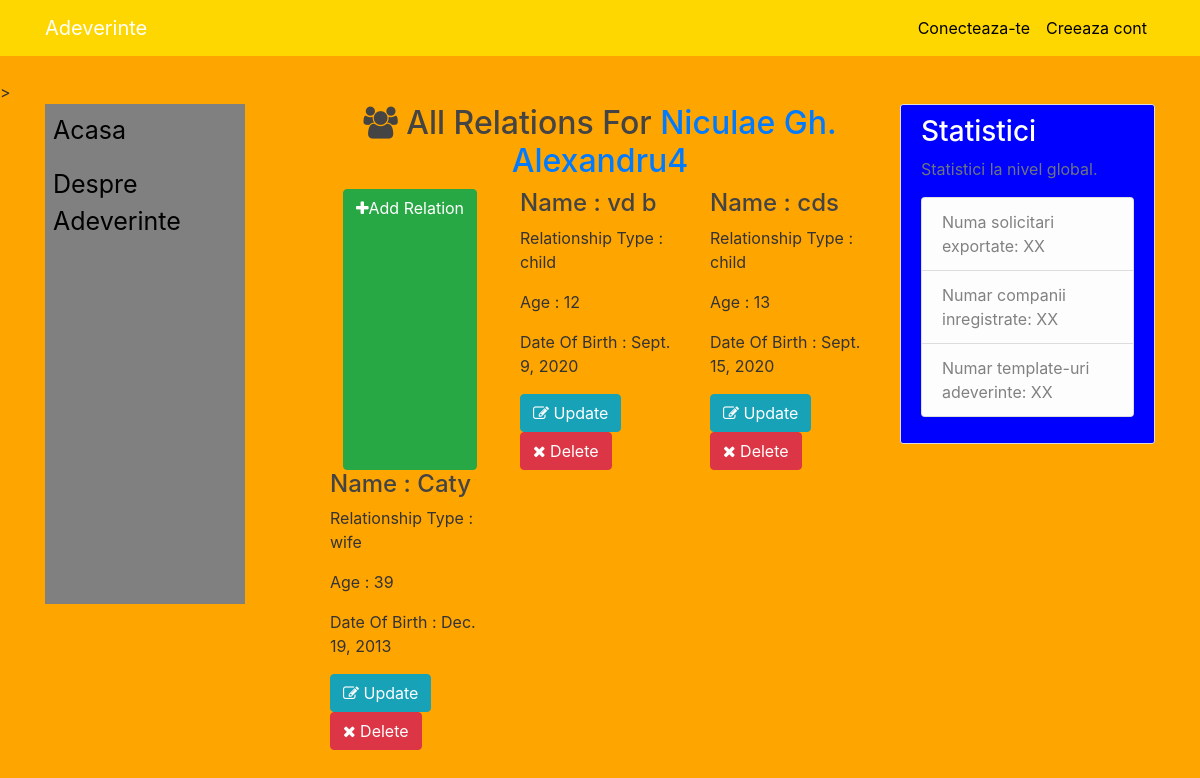
The page /employees/5/relations/ on the database its author committed.
### employee/models.py (models this page shows, shortened)
class Employees(models.Model):
    GENDER_CHOICES = [
        ('Male', 'Male'),
        ('Female', 'Female'),
    ]
    Position_CHOICES = [
        ('Employee', 'Employee'),
        ('Manager', 'Manager'),
        ('CEO', 'CEO'),
    ]
    MARITAL_STATUS_CHOICES = [
        ('Single', 'Single'),
        ('Married', 'Married'),
    ]
    first_name = models.CharField(max_length=255)
    middle_name = models.CharField(max_length=255)
    last_name = models.CharField(max_length=255)
    full_name = models.CharField(max_length=500)
    national_identifier = models.BigIntegerField()
    age = models.PositiveIntegerField()
    gender = models.CharField(choices=GENDER_CHOICES, max_length=25)
    date_of_birth = models.DateField()
    place_of_birth = models.CharField(max_length=255)
    position = models.CharField(choices=Position_CHOICES, max_length=25)
    job = models.CharField(max_length=255, null=True)
    country = models.CharField(max_length=255)
    nationality = models.CharField(max_length=255)
    marital_status = models.CharField(choices=MARITAL_STATUS_CHOICES, max_length=25)
    salary = models.PositiveIntegerField()
    deduction = models.PositiveIntegerField(default=0, null=True)
    earning = models.PositiveIntegerField(default=0, null=True)
    deduction_description = models.TextField(null=True)
    earning_description = models.TextField(null=True)
    activated = models.BooleanField(default=True)
    freeze = models.BooleanField(default=False)
    added = models.DateTimeField(auto_now_add=True)
    updated = models.DateTimeField(auto_now=True)

class Relationship(models.Model):
    RELATIONSHIP_TYPE_CHOICES = [
        ('wife', 'Wife'),
        ('child', 'Child'),
        ('husband', 'Husband'),
    ]
    employee = models.ForeignKey(Employees, on_delete=models.CASCADE)
    relationship_type = models.CharField(choices=RELATIONSHIP_TYPE_CHOICES, max_length=25)
    name = models.CharField(max_length=255)
    age = models.PositiveIntegerField()
    date_of_birth = models.DateField()
    added = models.DateTimeField(auto_now_add=True)
    updated = models.DateTimeField(auto_now=True)

### employee/views.py (the view)
# urls.py: url(r'^(?P<pk>\d+)/relations/$', AllRelationsView.as_view(), name='all-relations'),
class AllRelationsView(ListView):
    template_name = 'employees/all_relations.html'
    def get_queryset(self):
        qs = Relationship.objects.filter(employee_id=self.kwargs['pk']).order_by('-id')
        return qs
    def get_context_data(self, **kwargs):
        context = super(AllRelationsView, self).get_context_data(**kwargs)
        context['title'] = 'All Relations'
        context['name'] = Employees.objects.filter(id=self.kwargs['pk']).first().full_name
        context['id'] = Employees.objects.filter(id=self.kwargs['pk']).first().id
        return context

### employee/templates/employees/all_relations.html (shortened to what this page needs)
{% extends 'main_website/base.html' %}
{% block content %}
    <div class="row">
        <h2 class="text-center"><i class="fa fa-users"></i> {{ title }} For <a href="{% url 'employees:detail' id %}">{{ name }}</a></h2>
        <a href="{% url 'employees:add-relation' id %}" class="btn btn-success btn-raised" style="display: table; margin: 0 auto;">
            <i class="fa fa-plus"></i> Add Relation
        </a>
        <br>
        {% for emp in object_list %}
            <div class="col-sm-4">
            <div class="thumbnail">
              <div class="caption">
                <h4>Name : {{ emp.name }}</h4>
                <p>Relationship Type : {{ emp.relationship_type }}</p>
                <p>Age : {{ emp.age }}</p>
                <p>Date Of Birth : {{ emp.date_of_birth }}</p>
                <a href="{% url 'employees:update-relation' emp.id %}" class="btn btn-info">
                    <i class="fa fa-edit"></i> Update
                </a>
                <button class="btn btn-danger" href="" data-toggle="modal" data-target="#delete_relation{{ emp.id }}">
                    <i class="fa fa-times"></i> Delete
                </button>
              </div>
            </div>
            </div>
         {% empty %}
            <p class="lead text-center">This employee has no relations yet</p>
        {% endfor %}
    <br>
    <br>
    <br>
    <br>
    <br>
    <br>
    </div>
{% endblock %}

### main_website/static/main_website/main.css (style rules this page uses)
body { background: #ffa500; color: #333333; margin-top: 5rem; }
h1, h2, h3, h4, h5, h6 { color: #444444; }

### rows shown on the page
Employees: full_name "Niculae Gh. Alexandru4"
Relationship: name "vd b", relationship_type "child", age "12", date_of_birth "Sept. 9, 2020"
Relationship: name "cds", relationship_type "child", age "13", date_of_birth "Sept. 15, 2020"
Relationship: name "Caty", relationship_type "wife", age "39", date_of_birth "Dec. 19, 2013"

### other values the page prints
{{ title }} "All Relations"
